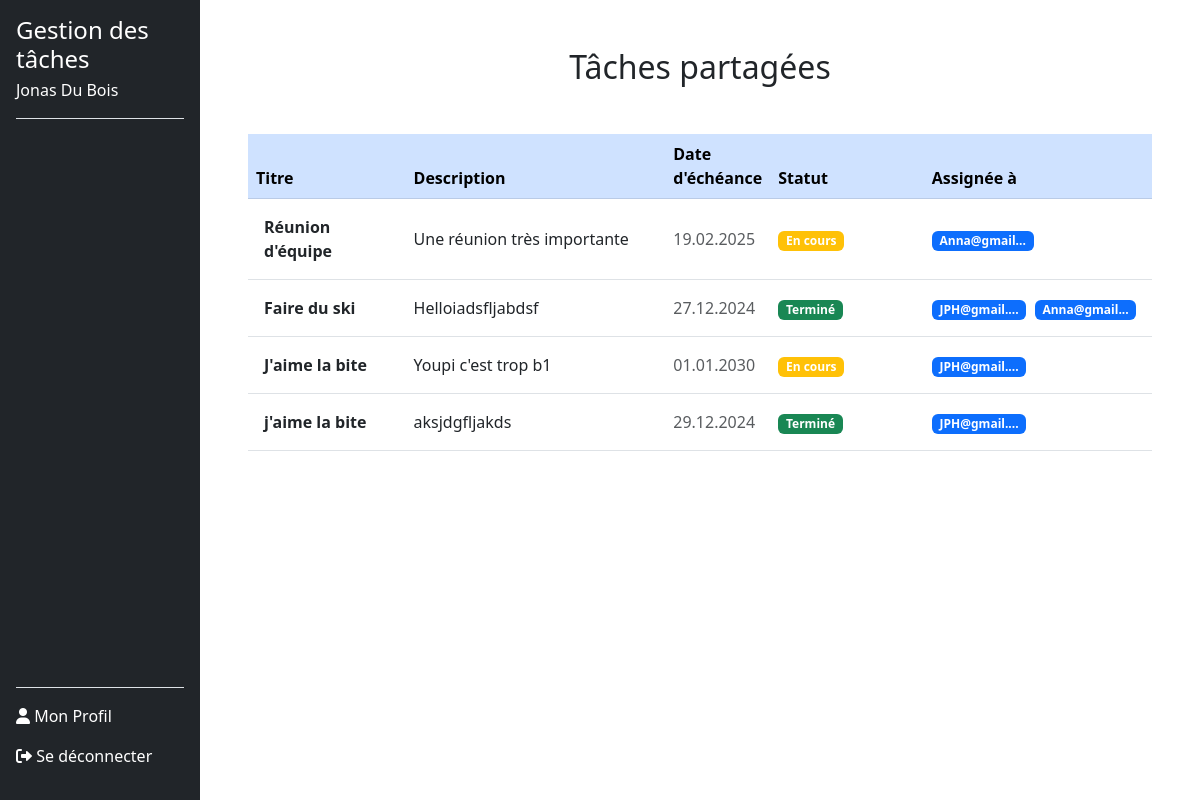
/taches_partage.php (signed in), run on the app's committed database.
### tables this page shows
CREATE TABLE users (
        id INTEGER PRIMARY KEY AUTOINCREMENT,
        nom VARCHAR(120) NOT NULL,
        prenom VARCHAR(120) NOT NULL,
        email VARCHAR(120) NOT NULL UNIQUE,
        noTel VARCHAR(20) NOT NULL UNIQUE,
        motDePasse VARCHAR(255) NOT NULL,
        token VARCHAR(255) DEFAULT NULL,
        is_confirmed BOOLEAN DEFAULT 0
    );

CREATE TABLE tasks (
        id INTEGER PRIMARY KEY AUTOINCREMENT,
        userId INTEGER NOT NULL,
        titre TEXT NOT NULL,
        description TEXT DEFAULT NULL,
        dateEcheance DATE DEFAULT NULL,
        statut TEXT CHECK(statut IN ('a_faire', 'en_cours', 'termine')) DEFAULT 'a_faire',
        createdAt TIMESTAMP DEFAULT CURRENT_TIMESTAMP, 
        FOREIGN KEY (userId) REFERENCES users(id) ON DELETE CASCADE
    );

### src/dbManager/DbManagerCRUD.php (called while the page is built, shortened)
<?php
class DbManagerCRUD implements I_ApiCRUD
{
    private $db;
    public function __construct()
    {
        $config = parse_ini_file(__DIR__ . '/../config/db.ini');
        $dsn = $config['dsn'];
        $username = $config['username'];
        $password = $config['password'];
        $this->db = new \PDO($dsn, $username, $password);
    }
    public function rendPersonnes(string $email): array
    {
        $sql = "SELECT * FROM users WHERE email = :email;";
        $stmt = $this->db->prepare($sql);
        $stmt->bindParam(':email', $email, \PDO::PARAM_STR);
        try {
            $stmt->execute();
            $donnees = $stmt->fetchAll(\PDO::FETCH_ASSOC);
            $tabUsers = [];
            foreach ($donnees as $donneesUser) {
                $user = new Users(
                    $donneesUser["prenom"],
                    $donneesUser["nom"],
                    $donneesUser["email"],
                    $donneesUser["noTel"],
                    $donneesUser["motDePasse"],
                    $donneesUser["id"]
                );
                $tabUsers[] = $user;
            }
            return $tabUsers;
        } catch (\PDOException $e) {
            error_log("Erreur lors de la récupération des utilisateurs : " . $e->getMessage());
            return [];
        }
    }
    public function getTasksSharedByUserId(int $userId): array
    {
        try {
            $stmt = $this->db->prepare("
            SELECT
                t.*,
                GROUP_CONCAT(u.email) AS shared_user_names
            FROM tasks t
            JOIN task_users tu ON t.id = tu.taskId
            JOIN users u ON tu.userId = u.id
            WHERE t.id IN (
                SELECT taskId
                FROM task_users
                GROUP BY taskId
                HAVING COUNT(DISTINCT userId) > 1
            )
            AND t.id IN (
                SELECT taskId
                FROM task_users
                WHERE userId = :userId
            )
            GROUP BY t.id
        ");
            $stmt->bindValue(':userId', $userId, \PDO::PARAM_INT);
            $stmt->execute();
            $tasks = [];
            while ($taskData = $stmt->fetch(\PDO::FETCH_ASSOC)) {
                $tasks[] = [
                    'titre' => $taskData['titre'],
                    'description' => $taskData['description'],
                    'dateEcheance' => $taskData['dateEcheance'],
                    'statut' => $taskData['statut'],
                    'shared_user_names' => $taskData['shared_user_names']
                ];
            }
            return $tasks;
        } catch (\PDOException $e) {
            error_log('Erreur dans getTasksSharedByUserId : ' . $e->getMessage());
            throw new \Exception('Erreur lors de la récupération des tâches partagées : ' . $e->getMessage());
        }
    }
}

### Includes/functions.php (called while the page is built, shortened)
<?php
function getUserByEmail($email, $dbManager) {
    $userInfoArray = $dbManager->rendPersonnes($email);
    return !empty($userInfoArray) ? $userInfoArray[0] : null;
}
function getStatusBadgeClass(string $statut): string
{
    $badgeClasses = [
        'À faire' => 'bg-danger',
        'En cours' => 'bg-warning',
        'Terminé' => 'bg-success',
    ];
    return $badgeClasses[$statut] ?? 'bg-secondary';
}
?>

### src/dbManager/Users.php (called while the page is built, shortened)
<?php
class Users {
    private $id;
    private $nom;
    private $prenom;
    public function __construct(string $prenom, string $nom, string $email, string $noTel, string $motDePasse ,int $id = 0) {
        $this->prenom = $prenom;
        $this->nom = $nom;
        $this->id = $id;
    }
    public function rendId(): int {
        return (int)$this->id;
    }
    public function rendPrenom(): string {
        return $this->prenom;
    }
    public function rendNom(): string {
        return $this->nom;
    }
}

### taches_partage.php (the view, shortened to what this page needs)
<?php
require_once 'includes/functions.php';
$dbManager = new DbManagerCRUD();
$email = $_SESSION['email_user'];
$userInfo = getUserByEmail($email, $dbManager);
$userId = $userInfo->rendId();
$tachepartager = $dbManager->getTasksSharedByUserId($userId);
function formatTaskData($task)
{
    $task['dateEcheance'] = formatDateEcheance($task['dateEcheance']);
    $task['statut'] = formatStatut($task['statut']);
    return $task;
}
function formatDateEcheance($dateEcheance)
{
    if ($dateEcheance) {
        $d = DateTime::createFromFormat('Y-m-d', $dateEcheance);
        return $d ? $d->format('d.m.Y') : null;
    }
    return null;
}
function formatStatut($statut)
{
    $statutTraduction = [
        'a_faire' => 'À faire',
        'en_cours' => 'En cours',
        'termine' => 'Terminé',
    ];
    return $statutTraduction[$statut] ?? 'Inconnu';
}
$tachepartager = array_map('formatTaskData', $tachepartager);
?>
<!DOCTYPE html>
<html lang="fr">
<head>
    <link href="https://cdn.jsdelivr.net/npm/bootstrap@5.3.0-alpha3/dist/css/bootstrap.min.css" rel="stylesheet">
    <link href="style/styleSheet.css" rel="stylesheet">
</head>
<body>
    <div class="d-flex">
        <?php include 'includes/sidebar.php'; ?>
        <div class="main-content ms-auto col-md-9 col-lg-10 p-5">
            <h2 class="text-center mb-4">Tâches partagées</h2>
            <?php if (empty($tachepartager)): ?>
                <div class="alert alert-info mt-4" role="alert">
                    <p>Aucune tâche partagée pour le moment.</p>
                </div>
            <?php else: ?>
                <div class="table-responsive pt-4">
                    <table class="table table-hover align-middle">
                        <thead class="table-primary">
                            <tr>
                                <th scope="col" style="width: 20%">Titre</th>
                                <th scope="col" style="width: 30%">Description</th>
                                <th scope="col">Date d'échéance</th>
                                <th scope="col" style="width: 20%">Statut</th>
                                <th scope="col" style="width: 40%">Assignée à</th>
                            </tr>
                        </thead>
                        <tbody>
                            <?php foreach ($tachepartager as $task): ?>
                                <tr>
                                    <td class="fw-bold text-dark p-3"><?php echo htmlspecialchars($task['titre']); ?></td>
                                    <td class="text-truncate" style="max-width: 300px;">
                                        <?php echo htmlspecialchars($task['description']); ?>
                                    </td>
                                    <td class="text-muted"><?php echo htmlspecialchars($task['dateEcheance']); ?></td>
                                    <td>
                                        <span class="badge <?php echo getStatusBadgeClass($task['statut']); ?> me-1">
                                            <?php echo htmlspecialchars($task['statut']); ?>
                                        </span>
                                    </td>
                                    <td>
                                        <?php
                                        $sharedUsers = explode(',', $task['shared_user_names']);
                                        foreach ($sharedUsers as $userEmailFromTask):
                                            if ($_SESSION['email_user'] === $userEmailFromTask) {
                                                continue;
                                            }
                                        ?>
                                            <span class="badge bg-primary me-1" data-bs-toggle="tooltip"
                                                title="<?php echo htmlspecialchars($userEmailFromTask); ?>">
                                                <?php echo htmlspecialchars(strlen($userEmailFromTask) > 10 ? substr($userEmailFromTask, 0, 10) . '...' : $userEmailFromTask); ?>
                                            </span>
                                        <?php endforeach; ?>
                                    </td>
                                </tr>
                            <?php endforeach; ?>
                        </tbody>
                    </table>
                </div>
            <?php endif; ?>
        </div>
    </div>
</body>
</html>

### Includes/sidebar.php (shortened to what this page needs)
<?php
$email = $_SESSION['email_user'];
$dbManager = new DbManagerCRUD();
$users = $dbManager->rendPersonnes($email);
if (!empty($users)) {
    $user = $users[0];
    $userName = $user->rendPrenom() . ' ' . $user->rendNom();
} else {
    $userName = 'Utilisateur inconnu';
}
?>
<link href="https://cdnjs.cloudflare.com/ajax/libs/font-awesome/6.0.0-beta3/css/all.min.css" rel="stylesheet">
<div class="col-md-3 col-lg-2 bg-dark text-white sidebar position-fixed vh-100 d-flex flex-column p-3">
    <div class="border-bottom">
        <h4 class="mb-0">Gestion des tâches</h4>
        <p class="mt-1"><?= htmlspecialchars($userName) ?></p>
    </div>
    <ul class="nav nav-pills flex-column mb-auto pt-3">
    </ul>
    <div class="mt-auto border-top pt-3">
        <a href="profile.php" class="nav-link text-white pb-3<?= basename($_SERVER['PHP_SELF']) == 'profile.php' ? ' active' : '' ?>">
            <i class="fas fa-user"></i> Mon Profil
        </a>
        <a href="logout.php" class="nav-link text-white pb-3">
            <i class="fas fa-sign-out-alt"></i> Se déconnecter
        </a>
    </div>
</div>

### data on the page
users: userName "Jonas Du Bois"
tasks: titre "Réunion d'équipe", description "Une réunion très importante", dateEcheance "19.02.2025", statut "En cours", userEmailFromTask "Anna@gmail..."
tasks: titre "Faire du ski", description "Helloiadsfljabdsf", dateEcheance "27.12.2024", statut "Terminé", userEmailFromTask "JPH@gmail....", userEmailFromTask "Anna@gmail..."
tasks: titre "J'aime la bite", description "Youpi c'est trop b1", dateEcheance "01.01.2030", statut "En cours", userEmailFromTask "JPH@gmail...."
tasks: titre "j'aime la bite", description "aksjdgfljakds", dateEcheance "29.12.2024", statut "Terminé", userEmailFromTask "JPH@gmail...."
